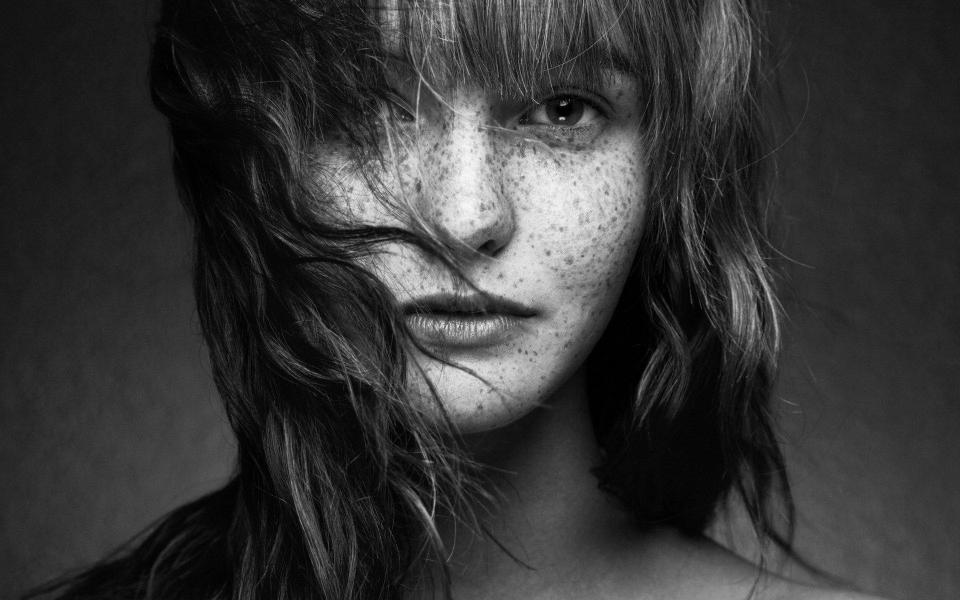
#> input picture Project/girl.jpg, 1920 x 1200 px (shown at 1/2 size)
$ jupyter execute --allow-errors JPEG.ipynb   (shell and % lines are left out)   (Python 2 division)   (older library calls are emulated)
#> lines starting #> are read from the running program, lines starting #| are printed output that depends on the picture; long printed decimals are rounded
[cell 1]
import cv2
import numpy as np
import matplotlib.pyplot as plt
import matplotlib.cm as cm
from PIL import Image
import os

from pylab import rcParams
rcParams['figure.figsize'] = 20, 20

[cell 2]
def fix_image(image):
    #hist_equalization

    # clip all negative values to 0
    image = image.clip(min=0)

    # scale within the interval [0,255]
    image *= 255 / np.max(image)

    # calculate image histogram, with 256 bins returning probability density of each bin
    image_histogram, bins = np.histogram(image.flatten(), 256, normed=True)

    # compute the image's cumulative distribution function (CDF)
    cdf = image_histogram.cumsum()
    cdf = 255 * cdf / cdf[-1]

    # use linear interpolation of the CDF to adjust the image
    return np.interp(image.flatten(), bins[:-1], cdf).reshape(image.shape)

[cell 3]
QY=np.array([[16,11,10,16,24,40,51,61],
                         [12,12,14,19,26,48,60,55],
                         [14,13,16,24,40,57,69,56],
                         [14,17,22,29,51,87,80,62],
                         [18,22,37,56,68,109,103,77],
                         [24,35,55,64,81,104,113,92],
                         [49,64,78,87,103,121,120,101],
                         [72,92,95,98,112,100,103,99]])

QC=np.array([[17,18,24,47,99,99,99,99],
                         [18,21,26,66,99,99,99,99],
                         [24,26,56,99,99,99,99,99],
                         [47,66,99,99,99,99,99,99],
                         [99,99,99,99,99,99,99,99],
                         [99,99,99,99,99,99,99,99],
                         [99,99,99,99,99,99,99,99],
                         [99,99,99,99,99,99,99,99]])

[cell 4]
B=8 # blocksize (In Jpeg the
img1 = cv2.imread("girl.jpg",cv2.IMREAD_UNCHANGED)
#> img1 is the input picture: shape (1200, 1920, 3); min 0, max 255, mean 53.7
h,w=np.array(img1.shape[:2])/B * B
#> h = 1200; w = 1920
img1=img1[:h,:w]

img2=np.zeros(img1.shape,np.uint8)
img2[:,:,0]=img1[:,:,2]
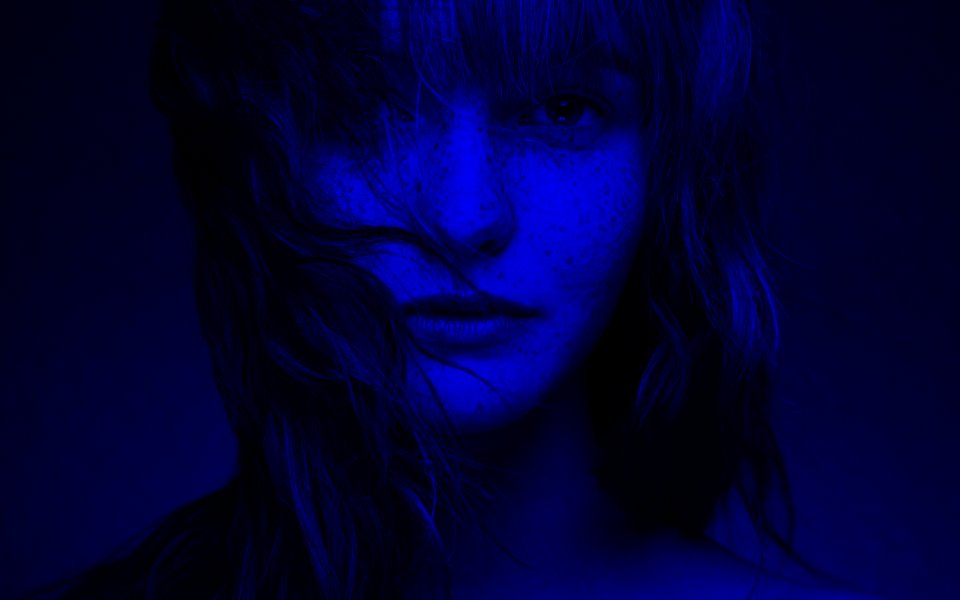
#> img2: shape (1200, 1920, 3) (shown at 1/2 size); mean B, G, R 53.7, 0, 0
img2[:,:,1]=img1[:,:,1]
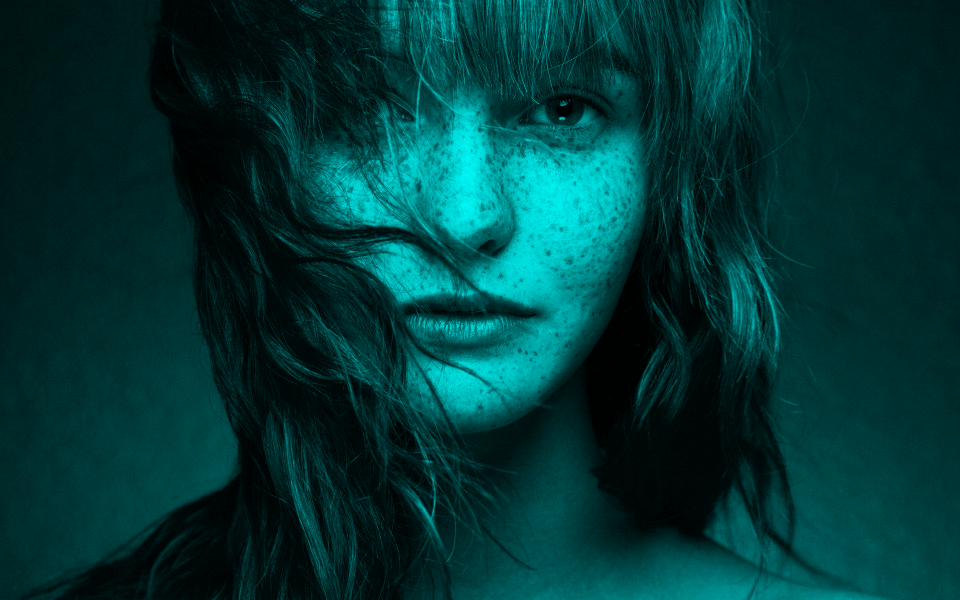
#> img2: shape (1200, 1920, 3) (shown at 1/2 size); mean B, G, R 53.7, 53.7, 0
img2[:,:,2]=img1[:,:,0]
plt.imshow(img2)

[cell 5]
transcol=cv2.cvtColor(img1, cv2.COLOR_BGR2YCR_CB)
#> transcol: shape (1200, 1920, 3); mean of channels 0, 1, 2 53.7, 128, 128
SSV=2
SSH=2
crf=cv2.boxFilter(transcol[:,:,1],ddepth=-1,ksize=(2,2))
#> crf: shape (1200, 1920); every value is 128
cbf=cv2.boxFilter(transcol[:,:,2],ddepth=-1,ksize=(2,2))
crsub=crf[::SSV,::SSH]
#> crsub: shape (600, 960); every value is 128
cbsub=cbf[::SSV,::SSH]
imSub=[transcol[:,:,0],crsub,cbsub]

[cell 6]
QF=20.0
if QF < 50 and QF > 1:
        scale = np.floor(5000/QF)
elif QF < 100:
        scale = 200-2*QF
else:
        print "Quality Factor must be in the range [1..99]"
scale=scale/100.0
Q=[QY*scale,QC*scale,QC*scale]

[cell 7]
TransAll=[]
TransAllQuant=[]
ch=['Y','Cr','Cb']
r,c = 0, 0
for idx,channel in enumerate(imSub):
        channelrows=channel.shape[0]
        channelcols=channel.shape[1]
        Trans = np.zeros((channelrows,channelcols), np.float32)
        TransQuant = np.zeros((channelrows,channelcols), np.float32)
        blocksV=channelrows/B
        blocksH=channelcols/B
        vis0 = np.zeros((channelrows,channelcols), np.float32)
        vis0[:channelrows, :channelcols] = channel
        vis0=vis0-128

        for row in range(blocksV):
                for col in range(blocksH):
                        currentblock = cv2.dct(vis0[row*B:(row+1)*B,col*B:(col+1)*B])
                        Trans[row*B:(row+1)*B,col*B:(col+1)*B]=currentblock
                        TransQuant[row*B:(row+1)*B,col*B:(col+1)*B]=np.round(currentblock/Q[idx])
                        if(np.count_nonzero(TransQuant[row*B:(row+1)*B,col*B:(col+1)*B]) > 4):
                            r = row
                            c = col

        TransAll.append(Trans)
        TransAllQuant.append(TransQuant)
#> this loop made 3 passes
#> (channelrows, channelcols, blocksV, blocksH) on passes 1 to 3: (1200, 1920, 150, 240), (600, 960, 75, 120), (600, 960, 75, 120)
#> Trans: shape (600, 960) float32; every value is 0
#> after the loop, TransAll = 3 items; TransAllQuant = 3 items

[cell 8]
# [7 lines of commented-out code are left out]

[cell 9]
DecAll=np.zeros((h,w,3), np.uint8)
for idx,channel in enumerate(TransAllQuant):
        channelrows=channel.shape[0]
        channelcols=channel.shape[1]
        blocksV=channelrows/B
        blocksH=channelcols/B
        back0 = np.zeros((channelrows,channelcols), np.uint8)
        for row in range(blocksV):
                for col in range(blocksH):
                        dequantblock=channel[row*B:(row+1)*B,col*B:(col+1)*B]*Q[idx]
                        currentblock = np.round(cv2.idct(dequantblock))+128
                        currentblock[currentblock>255]=255
                        currentblock[currentblock<0]=0
                        back0[row*B:(row+1)*B,col*B:(col+1)*B]=currentblock
        back1=cv2.resize(back0,(w,h))
        DecAll[:,:,idx]=np.round(back1)
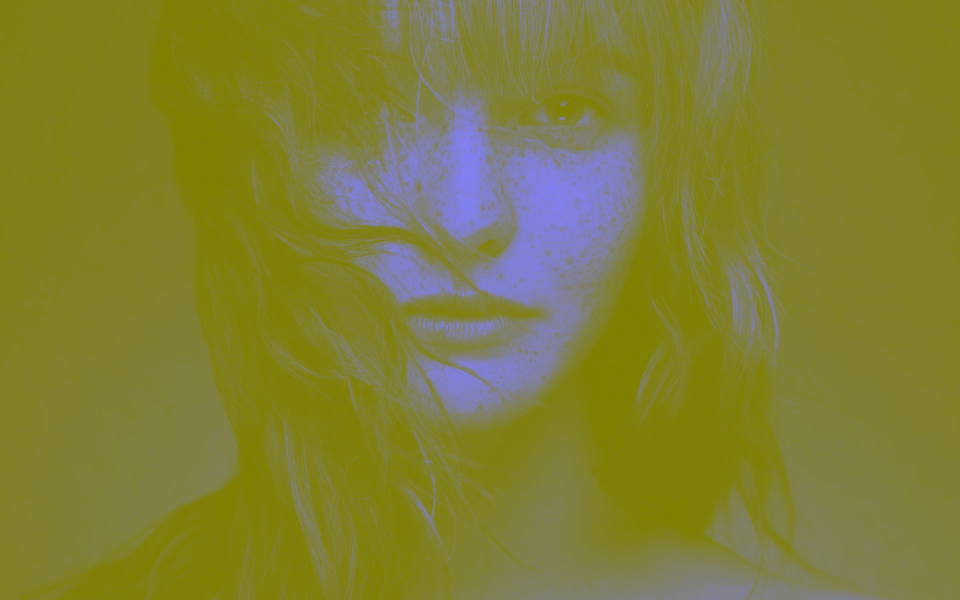
#> DecAll: shape (1200, 1920, 3) (shown at 1/2 size); mean of channels 0, 1, 2 53.7, 128, 128; drawn as B, G, R

[cell 10]
reImg=cv2.cvtColor(DecAll, cv2.COLOR_YCR_CB2BGR)
img3=np.zeros(img1.shape,np.uint8)
img3[:,:,0]=(reImg[:,:,0])
img3[:,:,1]=(reImg[:,:,1])
img3[:,:,2]=(reImg[:,:,2])
plt.imshow(cv2.cvtColor(img3,cv2.COLOR_BGR2RGB))
SSE=np.sqrt(np.sum((img2-img3)**2))
#> SSE = 17178.3
print "Sum of squared error: ",SSE
#| Sum of squared error:  17178.299
cv2.imwrite('compressed.jpg',img3)
#> Out = True

[cell 11]
img_gray = cv2.cvtColor(img3, cv2.COLOR_BGR2GRAY)

[cell 12]
img = cv2.imread("girl.jpg",0)
#> img: shape (1200, 1920); min 0, max 255, mean 53.7
img_trans = cv2.imread("compressed.jpg",0)
#> img_trans: shape (1200, 1920); min 0, max 252, mean 53.7

[cell 13]
fig, ([ax1, ax2], [ax3, ax4]) = plt.subplots(2,2)
fig.suptitle('JPEG Transformation on 8 X 8 blocks', fontsize=40, y=1.05)
ax1.set_title('Original Image Block (spatial)', fontsize=30)
im1 = ax1.imshow(img[r*B:(r+1)*B,c*B:(c+1)*B],cmap='gray')
ax2.set_title('Original DCT Block', fontsize=30)
im2 = ax2.imshow(Trans[r*B:(r+1)*B,c*B:(c+1)*B],cmap='gray')
ax3.set_title('Transformed Image Block (spatial)', fontsize=30)
im3 = ax3.imshow(img_gray[r*B:(r+1)*B,c*B:(c+1)*B],cmap='gray')
ax4.set_title('Transformed DCT Block', fontsize=30)
im4 = ax4.imshow(TransQuant[r*B:(r+1)*B,c*B:(c+1)*B])
ax1.axis('off')
ax2.axis('off')
ax3.axis('off')
ax4.axis('off')
fig.tight_layout()
plt.show()
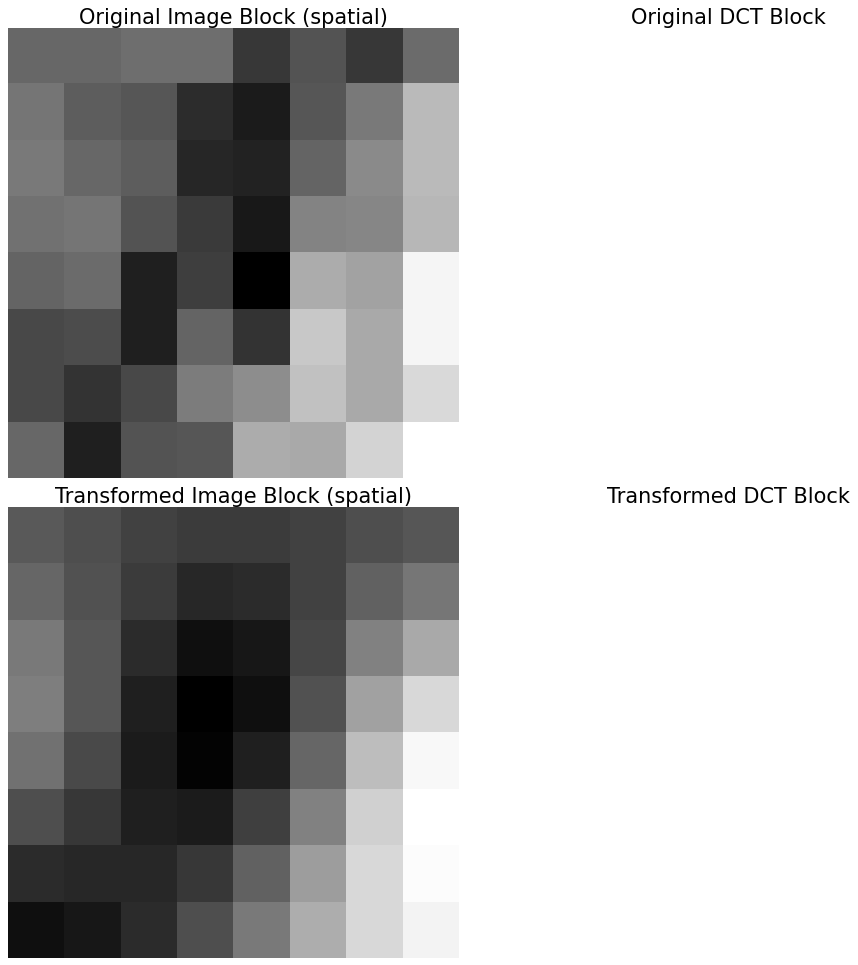
#> figure drawn by matplotlib, 4 panels

$ run again, with Project/LAND2.BMP saved as Project/girl.jpg
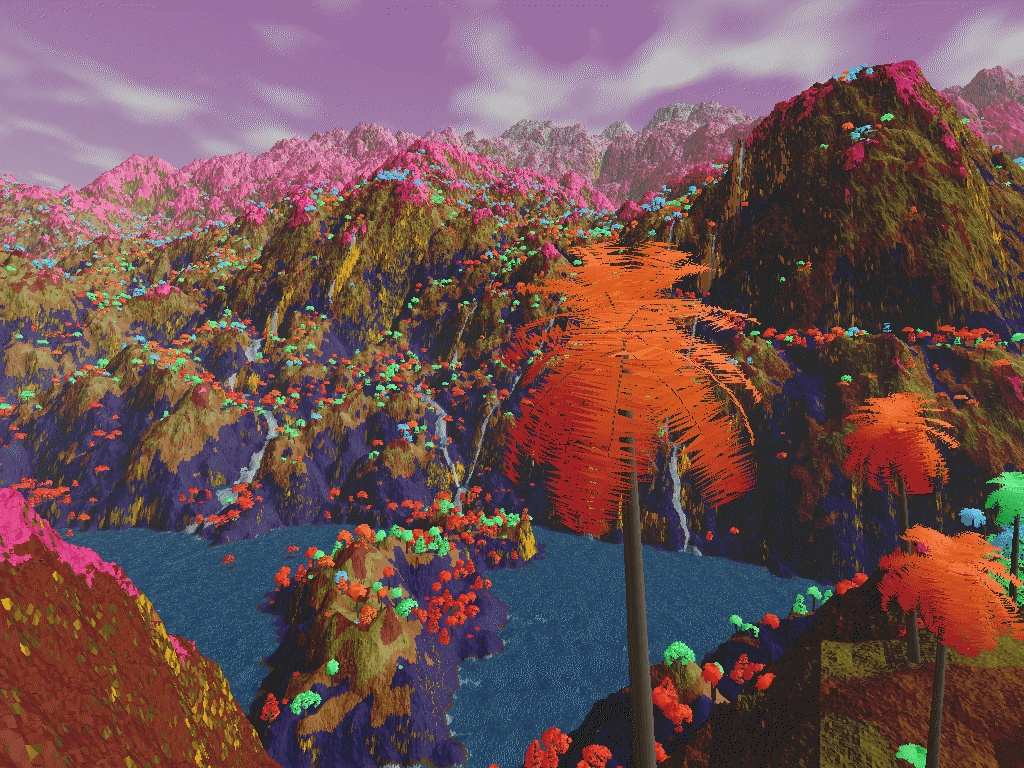
#> input picture Project/LAND2.BMP, 1024 x 768 px
#> img1 is the input picture: shape (768, 1024, 3); mean B, G, R 82.7, 81.1, 111.5
#> transcol: shape (768, 1024, 3); mean of channels 0, 1, 2 90.4, 143.1, 123.7
#> the loop `for idx,channel in enumerate(imSub):` made 3 passes
#> (channelrows, channelcols, blocksV, blocksH) on passes 1 to 3: (768, 1024, 96, 128), (384, 512, 48, 64), (384, 512, 48, 64)
#> after the loop `for idx,channel in enumerate(imSub):`:
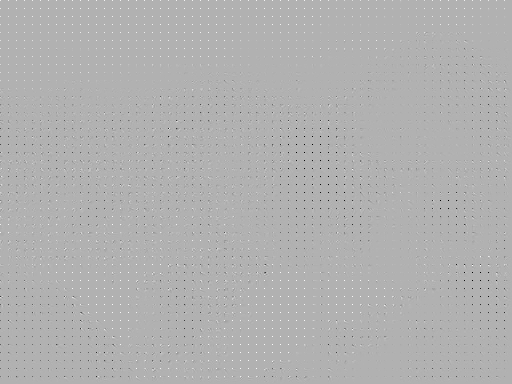
#> Trans: shape (384, 512) float32; min -392.4, max 171.2, mean -0.5; drawn with min black and max white
#> after the loop `for idx,channel in enumerate(imSub):`: TransAll = 3 items
#> the loop `for idx,channel in enumerate(TransAllQuant):` made 3 passes
#> SSE = 14190.4
#| Sum of squared error:  14190.418
#> Out = True
#> `img_gray = cv2.cvtColor(img3, cv2.COLOR_BGR2GRAY)`:
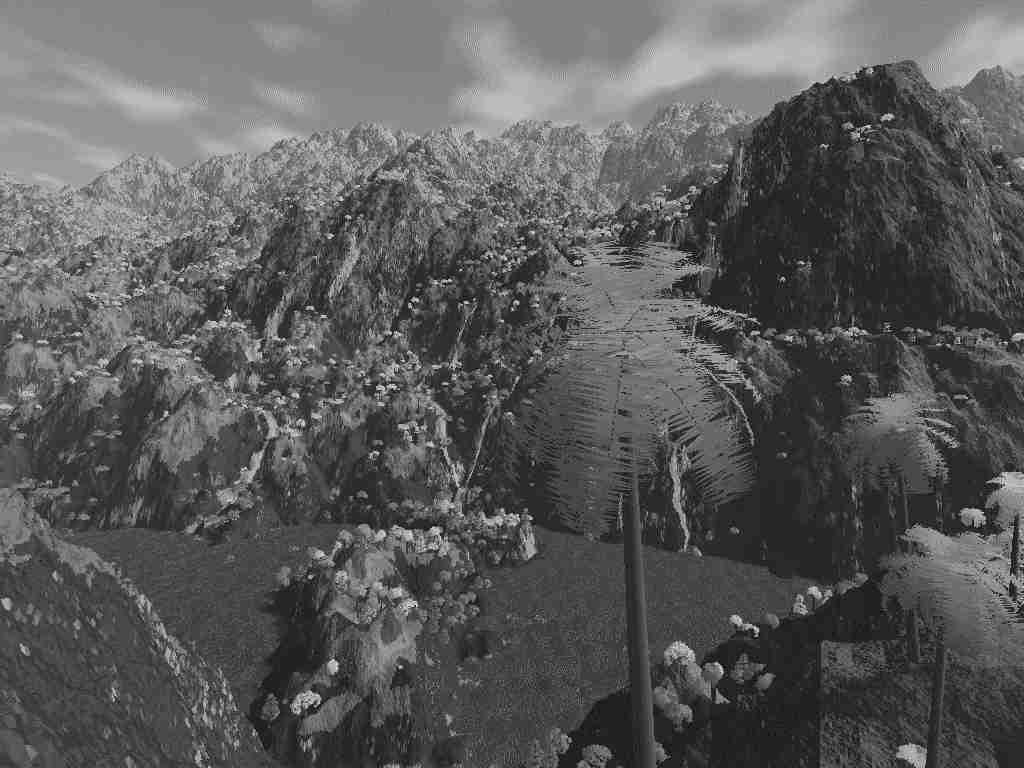
#> img_gray: shape (768, 1024); min 1, max 237, mean 90.3
